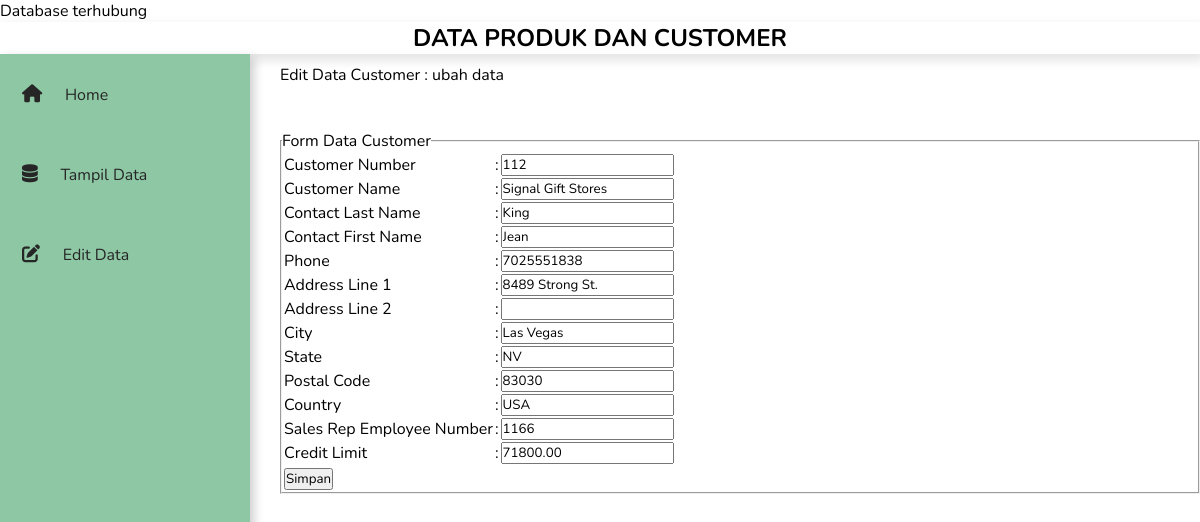
The app's page /ubahFormCust.php?kode=112 with its own data.
### tables this page shows
CREATE TABLE `customers` (
  `customerNumber` int(11) NOT NULL,
  `customerName` varchar(50) NOT NULL,
  `contactLastName` varchar(50) NOT NULL,
  `contactFirstName` varchar(50) NOT NULL,
  `phone` varchar(50) NOT NULL,
  `addressLine1` varchar(50) NOT NULL,
  `addressLine2` varchar(50) DEFAULT NULL,
  `city` varchar(50) NOT NULL,
  `state` varchar(50) DEFAULT NULL,
  `postalCode` varchar(15) DEFAULT NULL,
  `country` varchar(50) NOT NULL,
  `salesRepEmployeeNumber` int(11) DEFAULT NULL,
  `creditLimit` decimal(10,2) DEFAULT NULL
);

### ubahFormCust.php (the view, shortened to what this page needs)
<?php
    include('koneksi.php');
    $sql = mysqli_query($koneksi, "SELECT * FROM customers where customerNumber = '$_GET[kode]'");
    $data = mysqli_fetch_array($sql);
?>
    <!DOCTYPE html>
    <html lang="en">
    <head>
        <link rel="stylesheet" href="styleIndex.css">
        <link rel="stylesheet" href="https://cdnjs.cloudflare.com/ajax/libs/font-awesome/6.3.0/css/all.min.css"/>
        <link rel="stylesheet" href="https://cdnjs.cloudflare.com/ajax/libs/font-awesome/6.0.0/css/all.min.css"/>
    </head>
    <body>
        <header>
            <h2>DATA PRODUK DAN CUSTOMER</h2>
        </header>
            <div class="navigation">
                <ul>
                    <li>
                        <a href="index.php">
                            <span class="icon">
                                <i class="fa fa-house"></i>
                            </span>
                            <span class="title">Home</span>
                        </a>
                    </li>
                    <li>
                        <a href="tampil.php">
                            <span class="icon">
                                <i class="fa-solid fa-database"></i>
                            </span>
                            <span class="title">Tampil Data</span>
                        </a>
                    </li>
                    <li>
                        <a href="edit.php">
                            <span class="icon">
                                <i class="fa-solid fa-pen-to-square"></i>
                            </span>
                            <span class="title">Edit Data</span>
                        </a>
                    </li>
                </ul>
            </div>
            <div class="main-content">
                <main>
                    Edit Data Customer : ubah data
                    <br><br><br>
                    <form action="" method="post">
                        <fieldset>
                            <legend>Form Data Customer</legend>
                            <table>
                                <tr>
                                    <td>Customer Number</td>
                                    <td> : </td>
                                    <td><input type="text" name="cust_number" value="<?php echo $data['customerNumber']; ?>"></td>
                                </tr>
                                <tr>
                                    <td>Customer Name</td>
                                    <td> : </td>
                                    <td><input type="text" name="cust_name" value="<?php echo $data['customerName']; ?>"></td>
                                </tr>
                                <tr>
                                    <td>Contact Last Name</td>
                                    <td> : </td>
                                    <td><input type="text" name="last_name" value="<?php echo $data['contactLastName']; ?>"></td>
                                </tr>
                                <tr>
                                    <td>Contact First Name</td>
                                    <td> : </td>
                                    <td><input type="text" name="first_name" value="<?php echo $data['contactFirstName']; ?>"></td>
                                </tr>
                                <tr>
                                    <td>Phone</td>
                                    <td> : </td>
                                    <td><input type="text" name="phone" value="<?php echo $data['phone']; ?>"></td>
                                </tr>
                                <tr>
                                    <td>Address Line 1</td>
                                    <td> : </td>
                                    <td><input type="text" name="address1" value="<?php echo $data['addressLine1']; ?>"></td>
                                </tr>
                                <tr>
                                    <td>Address Line 2</td>
                                    <td> : </td>
                                    <td><input type="text" name="address2" value="<?php echo $data['addressLine2']; ?>"></td>
                                </tr>
                                <tr>
                                    <td>City</td>
                                    <td> : </td>
                                    <td><input type="text" name="city" value="<?php echo $data['city']; ?>"></td>
                                </tr>
                                <tr>
                                    <td>State</td>
                                    <td> : </td>
                                    <td><input type="text" name="state" value="<?php echo $data['state']; ?>"></td>
                                </tr>
                                <tr>
                                    <td>Postal Code</td>
                                    <td> : </td>
                                    <td><input type="text" name="postal_code" value="<?php echo $data['postalCode']; ?>"></td>
                                </tr>
                                <tr>
                                    <td>Country</td>
                                    <td> : </td>
                                    <td><input type="text" name="country" value="<?php echo $data['country']; ?>"></td>
                                </tr>
                                <tr>
                                    <td>Sales Rep Employee Number</td>
                                    <td> : </td>
                                    <td><input type="text" name="sales_number" value="<?php echo $data['salesRepEmployeeNumber']; ?>"></td>
                                </tr>
                                <tr>
                                    <td>Credit Limit</td>
                                    <td> : </td>
                                    <td><input type="text" name="credit_limit" value="<?php echo $data['creditLimit']; ?>"></td>
                                </tr>
                                <tr>
                                    <td>
                                        <input type="submit" value="Simpan" name="proses">
                                    </td>
                                </tr>
                            </table>
                        </fieldset>
                    </form>
                </main>
            </div>
    </body>
    </html>

### styleIndex.css (style rules this page uses)
* { font-family: Nunito; margin: 0; padding: 0; box-sizing: border-box; }
:root { --green: #8dc7a4; --white: #fff; --gray: #262626; --green2: #216651; --green3: #e0e6d7; }
header h2 { text-align: center; box-shadow: 2px 5px 10px 2px rgb(0,0,0,0.1); }
.navigation { background: var(--green); width: 250px; position: absolute; border-left: 14px solid var(--green); height: 100%; box-shadow: 4px 4px 10px rgba(0, 0, 0, 0.2); }
.navigation ul { position: absolute; top: 0; left: 0; width: 100%; margin-bottom: 25px; }
.navigation ul li { position: relative; width: 100%; list-style: none; border-top-left-radius: 50px; border-bottom-left-radius: 50px; text-align: left; }
.navigation ul li a { color: var(--gray); text-decoration: none; }
.navigation ul li a .icon { position: relative; min-width: 50px; height: 60px; padding-right: 10px; margin: 8px; font-size: large; line-height: 80px; text-align: center; }
.navigation ul li a .title { line-height: 60px; }
.main-content { margin-left: 280px; margin-top: 10px; }

### records on screen
customers: cust_number "112", cust_name "Signal Gift Stores", last_name "King", first_name "Jean", phone "7025551838", address1 "8489 Strong St.", city "Las Vegas", state "NV", postal_code "83030", country "USA", sales_number "1166", credit_limit "71800.00"
